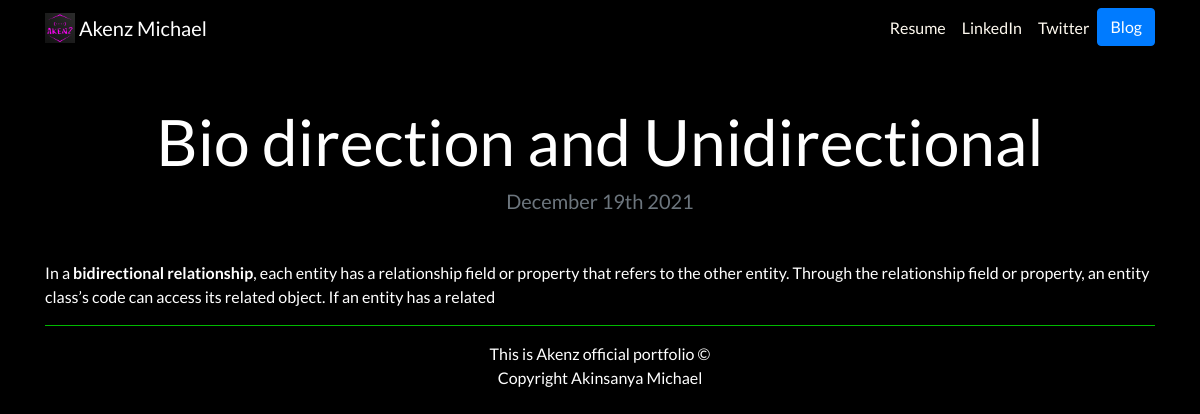
Page /blog/1/ on the committed database.
### blog/models.py (models this page shows, shortened)
class Blog(models.Model):
    title = models.CharField(max_length=200)
    body = models.TextField(default='')
    date = models.DateField('')

### blog/views.py (the view)
# urls.py: path('<int:blog_id>/', views.detail, name='detail'),
def detail(request, blog_id):
    blog = get_object_or_404(Blog, pk=blog_id)
    return render(request, 'blog/detail.html', {'blog': blog})

### blog/templates/blog/detail.html
{% extends 'portfolio/base.html' %}
{% block content%}
<h1 class="text-center mt-5" id="blogdetailtitle">{{ blog.title }}</h1>
<h5 class="text-center text-muted mb-5">{{ blog.date|date:'F jS Y' }}</h5>
{{ blog.body|safe }}
{% endblock %}

### portfolio/static/portfolio/style.css (style rules this page uses)
body { font-family: 'Lato', sans-serif; background-color: black; color: white; }
@media (min-width: 200px) { #blogdetailtitle { font-size: 4rem; } }

### rows in the picture
Blog: title "Bio direction and Unidirectional", date "December 19th 2021", body "In a bidirectional relationship , each entity has a relationship field or property that refers to the other entity. Through the relationship field or property, an entity class’s code can access its related object. If an entity has a related"
